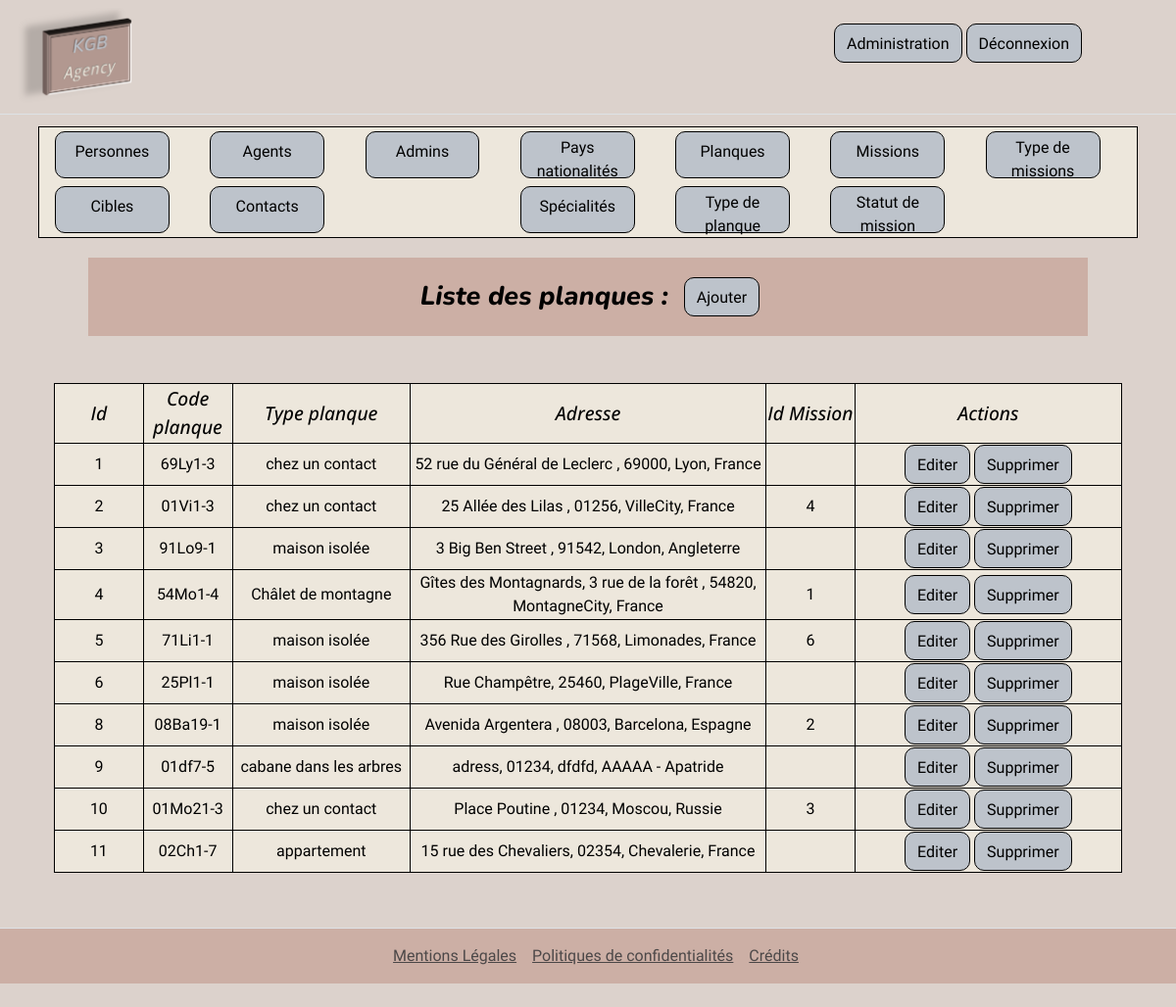
/index.php?controller=back&action=Hideout&todo=home (signed in), run on the app's committed database.
### tables this page shows
CREATE TABLE IF NOT EXISTS `hideouts` (
  `id` int(11) NOT NULL AUTO_INCREMENT,
  `code_hide` varchar(60) NOT NULL,
  `city` varchar(50) NOT NULL,
  `zipcode` char(5) NOT NULL,
  `address` varchar(255) NOT NULL,
  `id_country` int(11) NOT NULL,
  `id_typeHide` int(11) NOT NULL,
  `id_mission` int(11) DEFAULT NULL,
  PRIMARY KEY (`id`),
  KEY `id_country` (`id_country`),
  KEY `id_typeHide` (`id_typeHide`),
  KEY `id_mission` (`id_mission`)
);

CREATE TABLE IF NOT EXISTS `typehideouts` (
  `id` int(11) NOT NULL AUTO_INCREMENT,
  `type_hide` varchar(50) NOT NULL,
  PRIMARY KEY (`id`)
);

CREATE TABLE IF NOT EXISTS `countries` (
  `id` int(11) NOT NULL AUTO_INCREMENT,
  `country_name` varchar(50) NOT NULL,
  `nationality` varchar(50) NOT NULL,
  PRIMARY KEY (`id`)
);

### index.php (called while the page is built, shortened)
<?php
$controller = new Controller();
$controller->route();

### App/Db/Mysql.php (called while the page is built, shortened)
<?php
class Mysql
{
    private $db_name;
    private $db_user;
    private $db_password;
    private $db_port;
    private $db_host;
    private $pdo = null;
    private static $_instance = null;
    public static function getInstance():self
    {
        if (is_null(self::$_instance)) {
            self::$_instance = new Mysql();
        }
        return self::$_instance;
    }
    public function getPDO():\PDO
    {
        if (is_null($this->pdo)){
            $this->pdo = new \PDO('mysql:host=' . $this->db_host . ';port='. $this->db_port. ';charset=utf8mb4;dbname=' . $this->db_name . ";'", $this->db_user, $this->db_password);
        }
        return $this->pdo;
    }
}

### App/Repository/Repository.php (called while the page is built, shortened)
<?php
class Repository{
    public function __construct()
    {
       $mysql = Mysql::getInstance();
       $this->pdo = $mysql->getPDO();
    }
}

### App/Repository/HideoutRepository.php (called while the page is built, shortened)
<?php
class HideoutRepository extends Repository
{
    public function findAllHideouts():array|bool
    {
        try{
            $queryHideouts = $this->pdo->prepare("SELECT hideouts.*, typeHideouts.type_hide, countries.country_name FROM hideouts
            LEFT JOIN typeHideouts ON typeHideouts.id = hideouts.id_typeHide
            LEFT JOIN countries ON countries.id = hideouts.id_country");
            $queryHideouts->execute();
            $hideouts = $queryHideouts->fetchAll($this->pdo::FETCH_ASSOC);
        }catch (\Exception $e){
            $error = $e->getMessage();
            $control = new Controller();
            $control->render('/errors', [
                'error' => $error
            ]);
        }
            if ($hideouts){
                return $hideouts;
            }else {
                return false;
            }
    }
}

### templates/partials/Hideout/Home.php (the view)
<div class="row d-flex justify-content-center ">
    <div class="col-10 m-3 p-3 d-flex align-items-center justify-content-center pageTitle">
        <h1 class="d-flex justify-content-center m-2"> Liste des planques : </h1>
        <div class="d-flex justify-content-end my-1 ms-2 me-1">
            <a href="/index.php?controller=back&action=Hideout&todo=create" class="btn btn-primary pt-2" aria-current="page creation Personne">Ajouter</a>
        </div>
    </div>
    <div class="col-11 m-3 p-3 ">
        <?php if ($errors) { ?>
            <div class="alert alert-danger">
                <?php echo($errors[0]) ?>
            </div>
        <?php } else {
            if ($allElements) { ?>
                <table class="col-12 tabMissions">
                    <thead>
                        <th class="col-1 tabTitle d-none d-md-table-cell">Id</th>
                        <th class="col-1 tabTitle d-none d-md-table-cell">Code planque</th>
                        <th class="col-2 tabTitle">Type planque</th>
                        <th class="col-4 tabTitle">Adresse</th>
                        <th class="col-1 tabTitle ">Id Mission</th>
                        <th class="col-3 tabTitle">Actions</th>
                    </thead>
                    <tbody>
                    <?php foreach ($allElements as $element) { ?>
                        <tr>
                            <td class="d-none d-md-table-cell"><?php echo($element['id']); ?></td>
                            <td class="d-none d-md-table-cell"><?php echo(htmlspecialchars($element['code_hide'])); ?></td>
                            <td><?php if(!is_null($element['type_hide'])) echo(htmlspecialchars($element['type_hide'])); ?></td>
                            <td><?php echo(htmlspecialchars($element['address'] . ", " . $element['zipcode'] . ", " . $element['city'] . ", " . $element['country_name']));
                            if ($_GET['todo']=='delete'){
                                if ($element['id'] == $_GET['id'] ){ ?>
                                <p class="alert alert-danger"><?php echo('Supprimez cet élément ?'); ?>
                                <a href="/index.php?controller=back&action=Hideout&todo=delete&rep=oui&id=<?php echo($element['id']) ?>" class="btn btn-primary pt-2" aria-current="OUI">OUI</a>
                                <a href="/index.php?controller=back&action=Hideout&todo=home" class="btn btn-primary pt-2" aria-current="NON">NON</a></p>
                            <?php } } ?></td>
                            <td><?php echo($element['id_mission']); ?></td>
                            <td>
                                <a href="/index.php?controller=back&action=Hideout&todo=edit&id=<?php echo($element['id']) ?>" class="btn btn-primary pt-2" aria-current="pageEdit">Editer</a>
                                <a href="/index.php?controller=back&action=Hideout&todo=delete&id=<?php echo($element['id']) ?>" class="btn btn-primary pt-2" aria-current="pageEdit">Supprimer</a>
                            </td>
                        </tr>
                    <?php } ?>
                    </tbody>
                </table>
        <?php } } ?>
    </div>
</div>

### assets/CSS/style.css (style rules this page uses)
body, header { background-color: #DCD2CC; border-color: #DCD2CC; }
.pageTitle, h1 { font-family: "Nunito", sans-serif; font-size: 1.3em; font-style: italic; font-weight: 800; background-color: #CCAFA5; color : black; }
table, th, td { border: 1px solid black; border-collapse: collapse; }
th { font-family: "Open Sans", sans-serif; font-size: 1.2em; font-style: italic; font-weight: 500; }
td { font-family: "Martel Sans", sans-serif; font-weight: 400; font-style: normal; }
.tabMissions { text-align: center; background-color:#EDE7DC; color : black; }
.btn-primary { font-family: "Martel Sans", sans-serif; font-weight: 400; font-style: normal; --bs-btn-color: black; --bs-btn-bg: #BDC3CB; --bs-btn-border-color: black; --bs-btn-border-radius: 10px; --bs-btn-hover-color: black; --bs-btn-hover-bg: #CCAFA5; --bs-btn-hover-border-color: #CCAFA5; --bs-btn-focus-shadow-rgb: #CCAFA5; --bs-btn-active-color: black; --bs-btn-active-bg: #CCAFA5; --bs-btn-active-border-color: #CCAFA5; --bs-btn-active-shadow: inset 0 3px 5px #CCAFA5; --bs-btn-disabled-color: black; --bs-btn-disabled-bg: #FFF; --bs-btn-disabled-border-color: #FFF; }

### data on the page
hideouts: id "1", code_hide "69Ly1-3", typehideouts.type_hide "chez un contact", address+zipcode+city "52 rue du Général de Leclerc , 69000, Lyon, France"
hideouts: id "2", code_hide "01Vi1-3", typehideouts.type_hide "chez un contact", address+zipcode+city "25 Allée des Lilas , 01256, VilleCity, France", id_mission "4"
hideouts: id "3", code_hide "91Lo9-1", typehideouts.type_hide "maison isolée", address+zipcode+city "3 Big Ben Street , 91542, London, Angleterre"
hideouts: id "4", code_hide "54Mo1-4", typehideouts.type_hide "Châlet de montagne", address+zipcode+city "Gîtes des Montagnards, 3 rue de la forêt , 54820, MontagneCity, France", id_mission "1"
hideouts: id "5", code_hide "71Li1-1", typehideouts.type_hide "maison isolée", address+zipcode+city "356 Rue des Girolles , 71568, Limonades, France", id_mission "6"
hideouts: id "6", code_hide "25Pl1-1", typehideouts.type_hide "maison isolée", address+zipcode+city "Rue Champêtre, 25460, PlageVille, France"
hideouts: id "8", code_hide "08Ba19-1", typehideouts.type_hide "maison isolée", address+zipcode+city "Avenida Argentera , 08003, Barcelona, Espagne", id_mission "2"
hideouts: id "9", code_hide "01df7-5", typehideouts.type_hide "cabane dans les arbres", address+zipcode+city "adress, 01234, dfdfd, AAAAA - Apatride"
hideouts: id "10", code_hide "01Mo21-3", typehideouts.type_hide "chez un contact", address+zipcode+city "Place Poutine , 01234, Moscou, Russie", id_mission "3"
hideouts: id "11", code_hide "02Ch1-7", typehideouts.type_hide "appartement", address+zipcode+city "15 rue des Chevaliers, 02354, Chevalerie, France"
